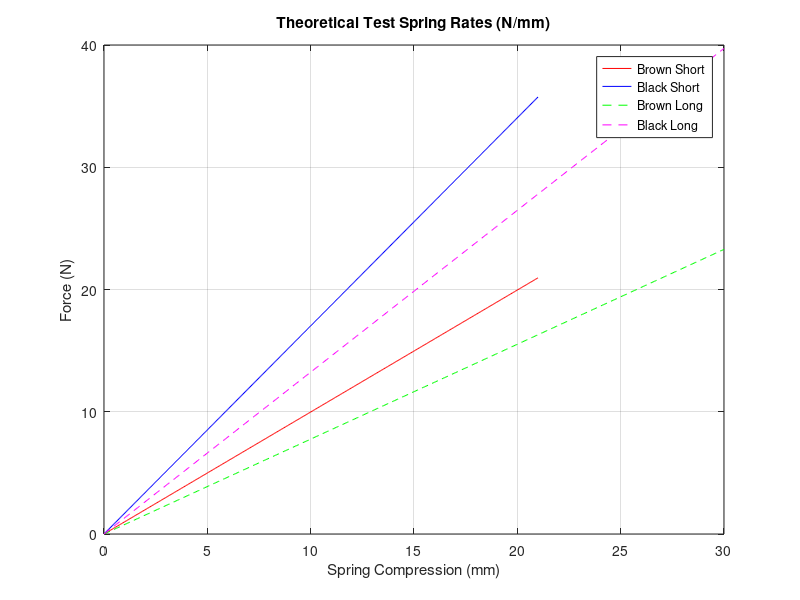
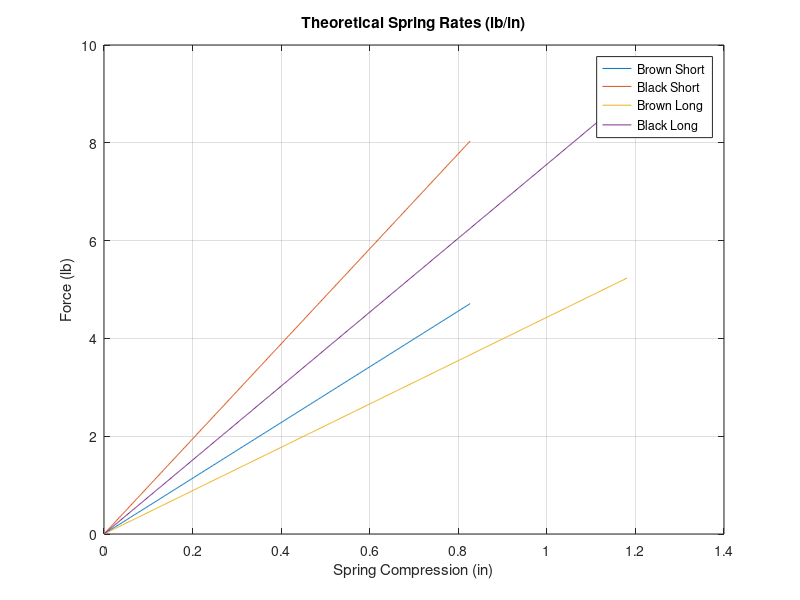

Here is the MATLAB script that generated these plots, in order:


% Spring Rate Testing

% Spring rate theoretical formula: k = ((G)*(d)^4)/(8*(D)^2*N)
% Theoretical
G = (7.93)*(10^10);  % Shear modulus of music wire (Pa)
D = (1.76)*(10^-2);     % mean diameter for all springs (m)
dBR = (1.4)*(10^-3);  % wire diameter for brown springs (m)
dBL = (1.6)*(10^-3);  % wire diameter for black springs (m)
NS = 7;   % active coils for shorter springs (unitless)
NL = 9;   % active coils for longer springs (unitless)


kBRS = (((G)*(dBR)^4)/(8*((D)^3)*NS))/1000;   % theor spr rate for short brown (N/mm)
kBLS = (((G)*(dBL)^4)/(8*((D)^3)*NS))/1000;   % theor spr rate for short black
kBRL = (((G)*(dBR)^4)/(8*((D)^3)*NL))/1000;   % theor spr rate for long brown
kBLL = (((G)*(dBL)^4)/(8*((D)^3)*NL))/1000;   % theor spr rate for long black

xL = linspace(0,30,500);    % operating range for long springs
xS = linspace(0,21,500);    % operating range fo short springs

figure(1)
yBRS = ((kBRS).*(xS));   % theor force values for brown short (N)
plot(xS,yBRS,'r');    % red line    
xlabel('Spring Compression (mm)');
ylabel('Force (N)');
title('Theoretical Test Spring Rates (N/mm)')
legend()
grid on
hold on

yBLS = ((kBLS).*(xS));   % theor force values for black short (N)
plot(xS,yBLS,'b');   % blue line
hold on

yBRL = ((kBRL).*(xL));   % theor force values for brown long (N)
plot(xL,yBRL, 'g--');    % green line
hold on

yBLL = ((kBLL).*(xL));   % theor force values for black long (N)
plot(xL,yBLL, 'm--');   % magenta line
legend('Brown Short','Black Short','Brown Long','Black Long','Location','best');
hold on



% Experimental

x1 = [0,1,10,20,30];   % measured delta x for black long (mm)
y1 = ([0,512,1880,2818,3600]).*(9.81/1000);    % meausured force (N)
p1 = polyfit(x1,y1,1);
y_fit = polyval(p1,xL);
BlackLongSpringRateEXP = p1(1);   % experimental spring rate
ErrorBLL = abs((BlackLongSpringRateEXP-kBLL)/kBLL)*100;


x2 = [0,1,10,20,30];   % measured delta x for brown long (mm)
y2 = ([0,208,1210,1945,2640]).*(9.81/1000);  % measured force (N)
p2 = polyfit(x2,y2,1);
y_fit2 = polyval(p2,xL);
BrownLongSpringRateEXP = p2(1);
ErrorBRL = abs((BrownLongSpringRateEXP-kBRL)/kBRL)*100;
   
% theor spring rates in lb/in
kbrs = kBRS/(0.175126835)
kbrl = kBRL/(0.175126835)
kbls = kBLS/(0.175126835)
kbll = kBLL/(0.175126835)

xs = (xS)./25.4;   % x values converted to inches
xl = (xL)./25.4;


figure(2)   % plotting spring rates in lb/in
ybrs = (kbrs).*(xs); 
plot(xs,ybrs);
title('Theoretical Spring Rates (lb/in)')
xlabel('Spring Compression (in)');
ylabel('Force (lb)')
hold on 

ybls = (kbls).*(xs);
plot(xs,ybls);
hold on

ybrl = (kbrl).*(xl);
plot(xl,ybrl);
hold on 

ybll = (kbll).*(xl);
plot(xl,ybll);
legend('Brown Short','Black Short','Brown Long','Black Long','Location','best');
grid on
hold on


